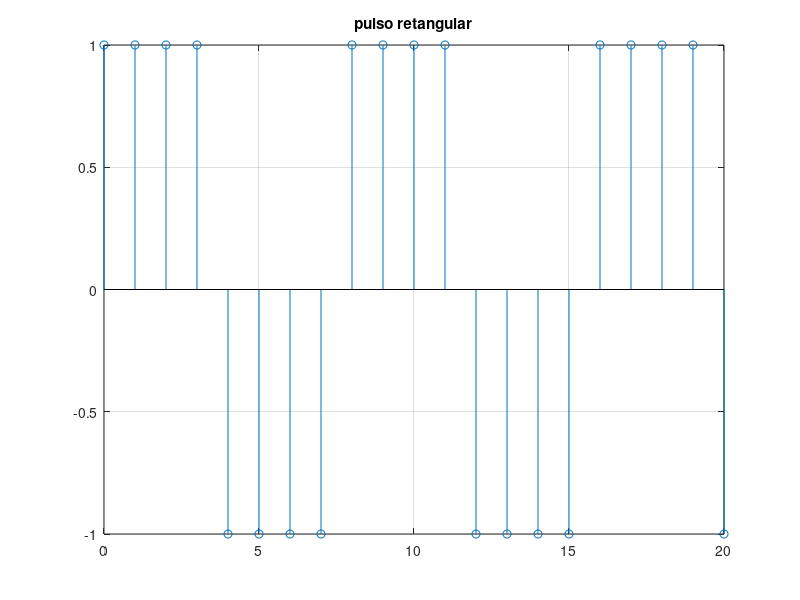

Write MATLAB code to recreate this figure.
% OFICINA INTRODUÇÃO AO MATLAB/OCTAVE PARA ENGENHARIA
% XXXI SIECOMP

% Este é o arquivo de modelo
%---------- Arquivo de exemplo 5.2------------------------
% Plot discreto

clc;
clear all
close all

f = 1/8;
n = 0:1:20;

u = square(2*pi*f*n,50);

stem(n,u);
title('pulso retangular');
%ylim([-2 2]);
grid on;

